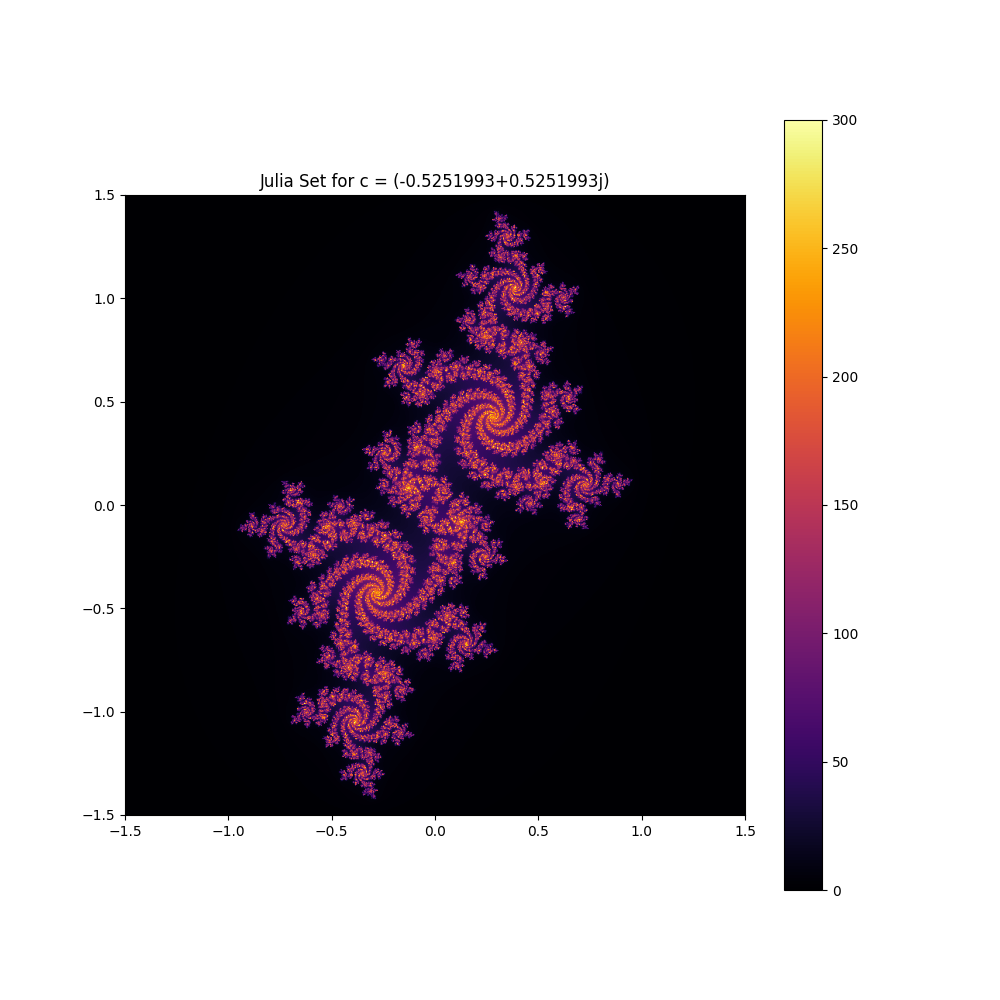

The script that saved this image:
import numpy as np
import matplotlib.pyplot as plt


# Функция для расчета принадлежности к множеству Жюлиа
def julia(z, c, max_iter):
    for n in range(max_iter):
        if abs(z) > 2:
            return n
        z = z * z + c
    return max_iter


# Функция для построения изображения множества Жюлиа
def julia_set_image(c, re_min, re_max, im_min, im_max, width, height, max_iter):
    real = np.linspace(re_min, re_max, width)
    imag = np.linspace(im_min, im_max, height)
    julia_set = np.zeros((height, width))

    for i in range(height):
        for j in range(width):
            z = complex(real[j], imag[i])
            julia_set[i, j] = julia(z, c, max_iter)

    return julia_set


# Параметры изображения
width, height = 800, 800
max_iter = 300  # Количество итераций

# Диапазоны по вещественной и мнимой осям
re_min, re_max = -1.5, 1.5
im_min, im_max = -1.5, 1.5

# Комплексное число c для множества Жюлиа (можно менять для других изображений)
c = complex(-0.5251993, 0.5251993)

# Построение множества Жюлиа
julia_set = julia_set_image(c, re_min, re_max, im_min, im_max, width, height, max_iter)

# Визуализация множества Жюлиа
plt.figure(figsize=(10, 10))
plt.imshow(julia_set.T, cmap='inferno', extent=[re_min, re_max, im_min, im_max])
plt.colorbar()
plt.title(f"Julia Set for c = {c}")
plt.savefig("julia_set.png")
